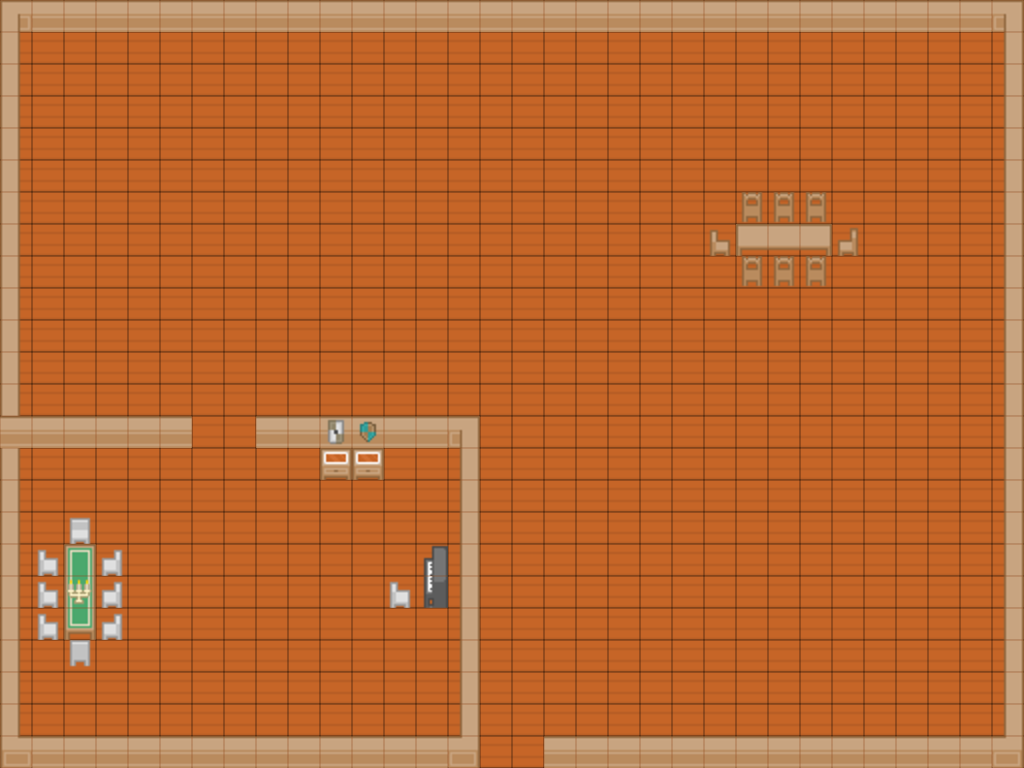

This is a level from a 2D game, rendered from its Tiled map with the project's own tilesets. A one-line summary and the complete map file follow:
An orthogonal 32x24 tile map with 32x32 px tiles, 4 tile layers (Tile Layer 1, Tile Layer 2, Tile Layer 3, Tile Layer 4).

<map version="1.5" tiledversion="1.5.0" orientation="orthogonal" renderorder="left-up" width="32" height="24" tilewidth="32" tileheight="32" infinite="0" nextlayerid="6" nextobjectid="1">
 <tileset firstgid="1" source="indoor_d17_packed.tsx" />
 <layer id="1" name="Tile Layer 1" width="32" height="24">
  <data encoding="csv">
52,52,52,52,52,52,52,52,52,52,52,52,52,52,52,52,52,52,52,52,52,52,52,52,52,52,52,52,52,52,52,52,
52,52,52,52,52,52,52,52,52,52,52,52,52,52,52,52,52,52,52,52,52,52,52,52,52,52,52,52,52,52,52,52,
52,52,52,52,52,52,52,52,52,52,52,52,52,52,52,52,52,52,52,52,52,52,52,52,52,52,52,52,52,52,52,52,
52,52,52,52,52,52,52,52,52,52,52,52,52,52,52,52,52,52,52,52,52,52,52,52,52,52,52,52,52,52,52,52,
52,52,52,52,52,52,52,52,52,52,52,52,79,79,52,52,52,52,52,52,52,52,52,52,52,52,52,52,52,52,52,52,
52,52,52,52,52,52,52,52,52,52,52,52,79,79,52,79,52,52,52,52,52,52,52,52,52,52,52,52,52,52,52,52,
52,52,52,52,52,52,52,52,79,52,52,79,79,79,79,79,52,52,52,52,52,52,52,52,52,52,52,52,52,52,52,52,
52,52,52,52,52,52,52,52,79,79,79,79,79,79,79,79,52,52,52,52,52,52,52,52,52,52,52,52,52,52,52,52,
52,52,52,52,52,52,52,52,79,79,79,79,79,79,79,79,52,52,52,52,52,79,79,79,79,79,79,79,79,79,52,52,
52,52,52,52,52,52,52,52,79,79,79,79,79,79,79,79,52,52,52,52,52,79,79,79,79,79,79,79,79,52,52,52,
52,52,52,52,52,52,52,52,79,79,79,79,79,79,79,52,52,52,52,52,52,52,52,52,52,52,52,52,52,52,52,52,
52,52,52,52,52,52,52,52,52,79,52,79,52,79,52,52,52,52,52,52,52,52,52,52,52,52,52,52,52,52,52,52,
52,52,52,52,52,52,52,52,52,52,52,52,52,52,52,52,52,52,52,52,52,52,52,52,52,52,52,52,52,52,52,52,
52,52,52,52,52,52,52,52,52,52,52,52,52,52,52,52,52,52,52,52,52,52,52,52,52,52,52,52,52,52,52,52,
52,52,52,52,52,52,52,52,52,52,52,52,52,52,52,52,52,52,52,52,52,52,52,52,52,52,52,52,52,52,52,52,
52,52,52,52,52,52,52,52,52,52,52,52,52,52,52,52,52,52,52,52,52,52,52,52,52,52,52,52,52,52,52,52,
52,52,52,52,52,52,52,52,52,52,52,52,52,52,52,52,52,52,52,52,52,52,52,52,52,52,52,52,52,52,52,52,
52,52,52,52,52,52,52,52,52,52,52,52,52,52,52,52,52,52,52,52,52,52,52,52,52,52,52,52,52,52,52,52,
52,52,52,52,52,52,52,52,52,52,52,52,52,52,52,52,52,52,52,52,52,52,52,52,52,52,52,52,52,52,52,52,
52,52,52,52,52,52,52,52,52,52,52,52,52,52,52,52,52,52,52,52,52,52,52,52,52,52,52,52,52,52,52,52,
52,52,52,52,52,52,52,52,52,52,52,52,52,52,52,52,52,52,52,52,52,52,52,52,52,52,52,52,52,52,52,52,
52,52,52,52,52,52,52,52,52,52,52,52,52,52,52,52,52,52,52,52,52,52,52,52,52,52,52,52,52,52,52,52,
52,52,52,52,52,52,52,52,52,52,52,52,52,52,79,52,52,52,52,52,52,52,52,52,52,52,52,52,52,52,52,52,
52,52,52,52,52,52,52,52,52,52,52,52,52,52,79,79,52,52,52,52,52,52,52,52,52,52,52,52,52,52,52,52
</data>
 </layer>
 <layer id="2" name="Tile Layer 2" width="32" height="24">
  <data encoding="csv">
364,470,470,470,470,470,470,470,470,470,470,470,470,470,470,470,470,470,470,470,470,470,470,470,470,470,470,470,470,470,470,365,
391,0,0,0,0,0,0,0,0,0,0,0,0,0,0,0,0,0,0,0,0,0,0,0,0,0,0,0,0,0,0,392,
391,0,0,0,0,0,0,0,0,0,0,0,0,0,0,0,0,0,0,0,0,0,0,0,0,0,0,0,0,0,0,392,
391,0,0,0,0,0,0,0,0,0,0,0,0,0,0,0,0,0,0,0,0,0,0,0,0,0,0,0,0,0,0,392,
391,0,0,0,0,0,0,0,0,0,0,0,0,0,0,0,0,0,0,0,0,0,0,0,0,0,0,0,0,0,0,392,
391,0,0,0,0,0,0,0,0,0,0,0,0,0,0,0,0,0,0,0,0,0,0,0,0,0,0,0,0,0,0,392,
391,0,0,0,0,0,0,0,0,0,0,0,0,0,0,0,0,0,0,0,0,0,0,0,0,0,0,0,0,0,0,392,
391,0,0,0,0,0,0,0,0,0,0,0,0,0,0,0,0,0,0,0,0,0,0,0,0,0,0,0,0,0,0,392,
391,0,0,0,0,0,0,0,0,0,0,0,0,0,0,0,0,0,0,0,0,0,0,0,0,0,0,0,0,0,0,392,
391,0,0,0,0,0,0,0,0,0,0,0,0,0,0,0,0,0,0,0,0,0,0,0,0,0,0,0,0,0,0,392,
391,0,0,0,0,0,0,0,0,0,0,0,0,0,0,0,0,0,0,0,0,0,0,0,0,0,0,0,0,0,0,392,
391,0,0,0,0,0,0,0,0,0,0,0,0,0,0,0,0,0,0,0,0,0,0,0,0,0,0,0,0,0,0,392,
391,0,0,0,0,0,0,0,0,0,0,0,0,0,0,0,0,0,0,0,0,0,0,0,0,0,0,0,0,0,0,392,
470,470,470,470,470,470,0,0,470,470,470,470,470,470,365,0,0,0,0,0,0,0,0,0,0,0,0,0,0,0,0,392,
391,0,0,0,0,0,0,0,0,0,0,0,0,0,392,0,0,0,0,0,0,0,0,0,0,0,0,0,0,0,0,392,
391,0,0,0,0,0,0,0,0,0,0,0,0,0,392,0,0,0,0,0,0,0,0,0,0,0,0,0,0,0,0,392,
391,0,0,0,0,0,0,0,0,0,0,0,0,0,392,0,0,0,0,0,0,0,0,0,0,0,0,0,0,0,0,392,
391,0,0,0,0,0,0,0,0,0,0,0,0,0,392,0,0,0,0,0,0,0,0,0,0,0,0,0,0,0,0,392,
391,0,0,0,0,0,0,0,0,0,0,0,0,0,392,0,0,0,0,0,0,0,0,0,0,0,0,0,0,0,0,392,
391,0,0,0,0,0,0,0,0,0,0,0,0,0,392,0,0,0,0,0,0,0,0,0,0,0,0,0,0,0,0,392,
391,0,0,0,0,0,0,0,0,0,0,0,0,0,392,0,0,0,0,0,0,0,0,0,0,0,0,0,0,0,0,392,
391,0,0,0,0,0,0,0,0,0,0,0,0,0,392,0,0,0,0,0,0,0,0,0,0,0,0,0,0,0,0,392,
391,0,0,0,0,0,0,0,0,0,0,0,0,0,392,0,0,0,0,0,0,0,0,0,0,0,0,0,0,0,0,392,
445,470,470,470,470,470,470,470,470,470,470,470,470,470,446,0,0,470,470,470,470,470,470,470,470,470,470,470,470,470,470,446
</data>
 </layer>
 <layer id="3" name="Tile Layer 3" width="32" height="24">
  <data encoding="csv">
0,0,0,0,0,0,0,0,0,0,0,0,0,0,0,0,0,0,0,0,0,0,0,0,0,0,0,0,0,0,0,0,
0,0,0,0,0,0,0,0,0,0,0,0,0,0,0,0,0,0,0,0,0,0,0,0,0,0,0,0,0,0,0,0,
0,0,0,0,0,0,0,0,0,0,0,0,0,0,0,0,0,0,0,0,0,0,0,0,0,0,0,0,0,0,0,0,
0,0,0,0,0,0,0,0,0,0,0,0,0,0,0,0,0,0,0,0,0,0,0,0,0,0,0,0,0,0,0,0,
0,0,0,0,0,0,0,0,0,0,0,0,0,0,0,0,0,0,0,0,0,0,0,0,0,0,0,0,0,0,0,0,
0,0,0,0,0,0,0,0,0,0,0,0,0,0,0,0,0,0,0,0,0,0,0,0,0,0,0,0,0,0,0,0,
0,0,0,0,0,0,0,0,0,0,0,0,0,0,0,0,0,0,0,0,0,0,0,191,191,191,0,0,0,0,0,0,
0,0,0,0,0,0,0,0,0,0,0,0,0,0,0,0,0,0,0,0,0,0,111,1,2,3,166,0,0,0,0,0,
0,0,0,0,0,0,0,0,0,0,0,0,0,0,0,0,0,0,0,0,0,0,0,191,191,191,0,0,0,0,0,0,
0,0,0,0,0,0,0,0,0,0,0,0,0,0,0,0,0,0,0,0,0,0,0,0,0,0,0,0,0,0,0,0,
0,0,0,0,0,0,0,0,0,0,0,0,0,0,0,0,0,0,0,0,0,0,0,0,0,0,0,0,0,0,0,0,
0,0,0,0,0,0,0,0,0,0,0,0,0,0,0,0,0,0,0,0,0,0,0,0,0,0,0,0,0,0,0,0,
0,0,0,0,0,0,0,0,0,0,0,0,0,0,0,0,0,0,0,0,0,0,0,0,0,0,0,0,0,0,0,0,
0,0,0,0,0,0,0,0,0,0,0,0,0,0,0,0,0,0,0,0,0,0,0,0,0,0,0,0,0,0,0,0,
0,0,0,0,0,0,0,0,0,0,0,0,0,0,0,0,0,0,0,0,0,0,0,0,0,0,0,0,0,0,0,0,
0,0,0,0,0,0,0,0,0,0,0,0,0,0,0,0,0,0,0,0,0,0,0,0,0,0,0,0,0,0,0,0,
0,0,0,0,0,0,0,0,0,0,0,0,0,0,0,0,0,0,0,0,0,0,0,0,0,0,0,0,0,0,0,0,
0,0,256,0,0,0,0,0,0,0,0,0,0,0,0,0,0,0,0,0,0,0,0,0,0,0,0,0,0,0,0,0,
0,0,283,0,0,0,0,0,0,0,0,0,0,0,0,0,0,0,0,0,0,0,0,0,0,0,0,0,0,0,0,0,
0,0,310,0,0,0,0,0,0,0,0,0,0,0,0,0,0,0,0,0,0,0,0,0,0,0,0,0,0,0,0,0,
0,0,0,0,0,0,0,0,0,0,0,0,0,0,0,0,0,0,0,0,0,0,0,0,0,0,0,0,0,0,0,0,
0,0,0,0,0,0,0,0,0,0,0,0,0,0,0,0,0,0,0,0,0,0,0,0,0,0,0,0,0,0,0,0,
0,0,0,0,0,0,0,0,0,0,0,0,0,0,0,0,0,0,0,0,0,0,0,0,0,0,0,0,0,0,0,0,
0,0,0,0,0,0,0,0,0,0,0,0,0,0,0,0,0,0,0,0,0,0,0,0,0,0,0,0,0,0,0,0
</data>
 </layer>
 <layer id="5" name="Tile Layer 4" width="32" height="24">
  <data encoding="csv">
0,0,0,0,0,0,0,0,0,0,0,0,0,0,0,0,0,0,0,0,0,0,0,0,0,0,0,0,0,0,0,0,
0,0,0,0,0,0,0,0,0,0,0,0,0,0,0,0,0,0,0,0,0,0,0,0,0,0,0,0,0,0,0,0,
0,0,0,0,0,0,0,0,0,0,0,0,0,0,0,0,0,0,0,0,0,0,0,0,0,0,0,0,0,0,0,0,
0,0,0,0,0,0,0,0,0,0,0,0,0,0,0,0,0,0,0,0,0,0,0,0,0,0,0,0,0,0,0,0,
0,0,0,0,0,0,0,0,0,0,0,0,0,0,0,0,0,0,0,0,0,0,0,0,0,0,0,0,0,0,0,0,
0,0,0,0,0,0,0,0,0,0,0,0,0,0,0,0,0,0,0,0,0,0,0,0,0,0,0,0,0,0,0,0,
0,0,0,0,0,0,0,0,0,0,0,0,0,0,0,0,0,0,0,0,0,0,0,0,0,0,0,0,0,0,0,0,
0,0,0,0,0,0,0,0,0,0,0,0,0,0,0,0,0,0,0,0,0,0,0,0,0,0,0,0,0,0,0,0,
0,0,0,0,0,0,0,0,0,0,0,0,0,0,0,0,0,0,0,0,0,0,0,0,0,0,0,0,0,0,0,0,
0,0,0,0,0,0,0,0,0,0,0,0,0,0,0,0,0,0,0,0,0,0,0,0,0,0,0,0,0,0,0,0,
0,0,0,0,0,0,0,0,0,0,0,0,0,0,0,0,0,0,0,0,0,0,0,0,0,0,0,0,0,0,0,0,
0,0,0,0,0,0,0,0,0,0,0,0,0,0,0,0,0,0,0,0,0,0,0,0,0,0,0,0,0,0,0,0,
0,0,0,0,0,0,0,0,0,0,0,0,0,0,0,0,0,0,0,0,0,0,0,0,0,0,0,0,0,0,0,0,
0,0,0,0,0,0,0,0,0,0,320,293,0,0,0,0,0,0,0,0,0,0,0,0,0,0,0,0,0,0,0,0,
0,0,0,0,0,0,0,0,0,0,142,142,0,0,0,0,0,0,0,0,0,0,0,0,0,0,0,0,0,0,0,0,
0,0,0,0,0,0,0,0,0,0,0,0,0,0,0,0,0,0,0,0,0,0,0,0,0,0,0,0,0,0,0,0,
0,0,217,0,0,0,0,0,0,0,0,0,0,0,0,0,0,0,0,0,0,0,0,0,0,0,0,0,0,0,0,0,
0,219,0,220,0,0,0,0,0,0,0,0,0,243,0,0,0,0,0,0,0,0,0,0,0,0,0,0,0,0,0,0,
0,219,207,220,0,0,0,0,0,0,0,0,219,270,0,0,0,0,0,0,0,0,0,0,0,0,0,0,0,0,0,0,
0,219,0,220,0,0,0,0,0,0,0,0,0,0,0,0,0,0,0,0,0,0,0,0,0,0,0,0,0,0,0,0,
0,0,218,0,0,0,0,0,0,0,0,0,0,0,0,0,0,0,0,0,0,0,0,0,0,0,0,0,0,0,0,0,
0,0,0,0,0,0,0,0,0,0,0,0,0,0,0,0,0,0,0,0,0,0,0,0,0,0,0,0,0,0,0,0,
0,0,0,0,0,0,0,0,0,0,0,0,0,0,0,0,0,0,0,0,0,0,0,0,0,0,0,0,0,0,0,0,
0,0,0,0,0,0,0,0,0,0,0,0,0,0,0,0,0,0,0,0,0,0,0,0,0,0,0,0,0,0,0,0
</data>
 </layer>
</map>
